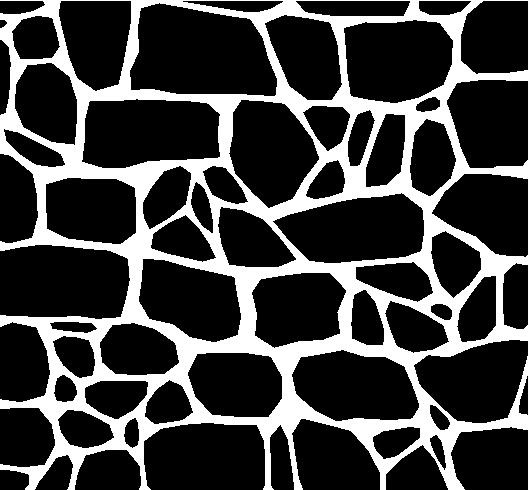
%> input picture Picture to gmsh/TypoAN1.png, 529 x 490 px; its folder holds only this picture in this run
$ octave --eval "pic_to_mesh;"   (GNU Octave 9; MATLAB toolbox functions it lacks are replaced by stand-ins)
%> lines starting %> are read from the running program, lines starting %| are printed output that depends on the picture; in (x1, y1, x2, y2) boxes, pixels count from 0 and x2, y2 are one past the last pixel; in counts of white or black regions, pixels touching at a corner belong together; the program's own positions count from 1
### Picture to gmsh/get_polygons_from_picture.m
function [ polygons_coord ] = get_polygons_from_picture( folder,file,pic_bw_wb,Lx,Ly,dl,do_crop,per_crop)
%GET_POLYGONS_FROM_PICTURE This function creates polygons out of a black and white picture.
%
% %%%%%% usage %%%%%%
%
% %% INPUTS %%%%%%%%%%%%%%%%%%%%%%%%%%%%%%%%%%%%%%%%%%%%%%%%%%%%%%%%%%%%%%%
%  - folder        : String containing the folder in which the picture is
%  - file          : String with the name of the picture, for instance
%                    'wall.png'.
%  - pic_bw_wb     : 'bw' if the stones are in black and the mortar in white,
%                    and 'wb' if the stones are white and the mortar black.
%  - Lx            : Length of the picture (in meters)
%  - Ly            : Height of the picture (in meters)
%  - dl            : Size of the frame to add (the stones can not touch the
%                    edges of the picture or they are not detected).
%
% %% OUTPUTS %%%%%%%%%%%%%%%%%%%%%%%%%%%%%%%%%%%%%%%%%%%%%%%%%%%%%%%%%%%%%%
%  - polygons_coord: Polygons coordinates in a 1xM cell array.
%
% %% AUTEUR : Martin HOFMANN
% %% DATE   : February 2016
% See also SHORTEST_PATH_FROM_PICTURE
%% %%%%%%%%%%%%%%%%%%%%%%%%%%%%%%%%%%%%%%%%%%%%%%%%%%%%%%%%%%%%%%%%%%%%%%%%
I = imread(strcat(folder,file));
I=rgb2gray(I);
disp(exist('do_crop'));
% if ()
BW = im2bw(I, graythresh(I)); % Transforms the picture into a true BW picture, with threshold determined by graythresh (Otsu's method)
if strcmp(pic_bw_wb,'wb') % If the stones are white, we reverse the picture
    BW=~BW;
end

nx=size(BW,2); % Number of pixels along x axis
ny=size(BW,1); % Number of pixels along y axis
if exist('do_crop','var')
    if do_crop
        BW = imcrop(BW, [per_crop*nx per_crop*ny (1-2*per_crop)*nx (1-2*per_crop)*ny]);
    end
else
    BW = imcrop(BW, [0.02*nx 0.02*ny 0.96*nx 0.96*ny]);
end
nx=size(BW,2); % Number of pixels along x axis
ny=size(BW,1); % Number of pixels along y axis
sx=Lx/(nx-1); % size of the pixels in x dimension
sy=Ly/(ny-1); % size of the pixels in y dimension

n_dl_x=round(dl/sx); % Number of pixels to add along x direction
n_dl_y=round(dl/sy); % Number of pixels to add along y direction
dlx_true=n_dl_x*sx; % True dl added along x axis
dly_true=n_dl_y*sy; % True dl added along y axis

% Adding of the white (mortar) frame

BW=[ones(n_dl_y,nx);BW;ones(n_dl_y,nx)];
BW=[ones(ny+2*n_dl_y,n_dl_x),BW,ones(ny+2*n_dl_y,n_dl_x)];


[B] = bwboundaries(BW); % Detection of boundaries
polygons=B;

polygons_coord=cell(1,length(polygons)-1);
for i=2:length(polygons) % The first one is the outside frame
        polygons_coord{i-1}(:,1)=(polygons{i}(:,2)-n_dl_x-1)*sx; % Computation of x coordinates
        polygons_coord{i-1}(:,2)=(ny+n_dl_y-polygons{i}(:,1))*sy;
        %polygons_coord{i-1}(:,2)=(n_dl_y+ny-polygons{i}(:,2))*sy;%Ly+2*dly_true-(polygons{i}(j,1)-0.5)*sy; % Computation of y coordinates
end
to_del=[];
for i=1:numel(polygons_coord)
    if size(unique(polygons_coord{i},'rows'),1)<=3
        to_del=[to_del,i];
    end
end
polygons_coord(to_del)=[];


end

### Picture to gmsh/create_colors.m
function [ colors ] = create_colors(n)
% CREATE_COLORS Creates an mx3 matrix of RGB colors randomly.
%
% %%%%%% usage %%%%%%
%
% %% INPUTS %%%%%%%%%%%%%%%%%%%%%%%%%%%%%%%%%%%%%%%%%%%%%%%%%%%%%%%%%%%%%%%
%  - n        : number of colors to be created
%
% %% OUTPUTS %%%%%%%%%%%%%%%%%%%%%%%%%%%%%%%%%%%%%%%%%%%%%%%%%%%%%%%%%%%%%%
%  - colors   : mx3 matrix of RGB colors
%
% %% AUTEUR : Martin HOFMANN
% %% DATE   : November 2015
%% %%%%%%%%%%%%%%%%%%%%%%%%%%%%%%%%%%%%%%%%%%%%%%%%%%%%%%%%%%%%%%%%%%%%%%%%
colors=rand(n,3)/5-0.1;
b_color=repmat(1/255.*[23,236,236],n,1);
colors=b_color+colors;

for i=1:n
    colors(i,:)=min(colors(i,:),[1,1,1]);
    colors(i,:)=max(colors(i,:),[0,0,0]);
end

### Stone Pattern Generator/Scripts/resizePolygon.m
function polygons = resizePolygon(polygons,dl,Lx,Ly)
% resizePolygon resize the polygons to the specific dimension
% polygons: input polygon
% Lx: assumed length of the wall
% Lx: assumed height of the wall
% dl: added length to the leftdown corner stone
%
% 09 Nov, 2019: modification of
% Shenghan Zhang, EESD, EPFL, <shenghan.zhang@epfl.ch>

if (nargin == 1)
    dl = 0;
    Lx = 1;
    Ly = 1;
    disp(['Supplement input parameters: Lx ',num2str(Lx), ...
                                    ',  Ly ',num2str(Ly), ...
                                    ',  dl ',num2str(dl), '.'])
elseif (nargin == 2)
    Lx = 1;
    Ly = 1;
    disp(['Supplement input parameters: dl ',num2str(dl), '.'])
elseif (nargin == 3)
    error('Input number is 3. Not defined.')
end

for i=1:length(polygons)
    coord_poly = polygons{i};
    if i == 1
        x_min = min(coord_poly(:,1));
        x_max = max(coord_poly(:,1));
        y_min = min(coord_poly(:,2));
        y_max = max(coord_poly(:,2));
    else
        x_min = min(x_min, min(coord_poly(:,1)));
        x_max = max(x_max, max(coord_poly(:,1)));
        y_min = min(y_min, min(coord_poly(:,2)));
        y_max = max(y_max, max(coord_poly(:,2)));
    end
end

for i=1:length(polygons)
    coord_poly = polygons{i};
    coord_poly(:,1) = (coord_poly(:,1)-x_min)/(x_max-x_min)*Lx + dl;
    coord_poly(:,2) = (coord_poly(:,2)-y_min)/(y_max-y_min)*Ly + dl;
    polygons{i} = coord_poly;
end

end

### Picture to gmsh/get_area_polygon.m
function [ a ] = get_area_polygon( polygon )
% GET_AREA_POLYONG function that computes the area of a polygon given its vertices
%
% %%%%%% usage %%%%%%
%
% %% INPUTS %%%%%%%%%%%%%%%%%%%%%%%%%%%%%%%%%%%%%%%%%%%%%%%%%%%%%%%%%%%%%%%
%  - polygon : an Nx2 matrix containing the x-y coordinates of the vertices
%
% %% OUTPUTS %%%%%%%%%%%%%%%%%%%%%%%%%%%%%%%%%%%%%%%%%%%%%%%%%%%%%%%%%%%%%%
%  - a   : area
%
%
% %% AUTEUR : Martin HOFMANN
% %% DATE   : November 2015
%% %%%%%%%%%%%%%%%%%%%%%%%%%%%%%%%%%%%%%%%%%%%%%%%%%%%%%%%%%%%%%%%%%%%%%%%%
a=0;
mp=mean(polygon,1);
polygon=[polygon;polygon(1,:)];

for i=1:size(polygon,1)-1

    p1=polygon(i,:);
    p2=polygon(i+1,:);
    a=a+get_aire_triangle(mp,p1,p2);

end

end

### Picture to gmsh/temp/sieving.m
function [ sieved_polygons, colors ] = sieving( initial_polygons,min_length,colors )
% SIEVING sieves the polygons, ie. removes all the smallest stones.
%
% %%%%%% usage %%%%%%
%
% %% INPUTS %%%%%%%%%%%%%%%%%%%%%%%%%%%%%%%%%%%%%%%%%%%%%%%%%%%%%%%%%%%%%%%
%  - initial_polygons : 1xM Cell containing the Nx2 matrices containing the
%                       x-y coordinates of the polygons.
%  - min_length       : The minimum dimension a polygon can have.
%  - colors           : The colors vector is passed in as deleted stones
%                       must also be deleted from the colors vectors.
%
% %% OUTPUTS %%%%%%%%%%%%%%%%%%%%%%%%%%%%%%%%%%%%%%%%%%%%%%%%%%%%%%%%%%%%%%
%  - sieved_polygons  : 1x(M-p) Cell containing the Nx2 matrices of the
%                       stones that have not been deleted.
%  - colors           : M-p x 3 matrix containing the RGB colors of the
%                       non-deleted stones.
%
% %% AUTEUR : Martin HOFMANN
% %% DATE   : January 2016
%             Shzhang
%             Efficiency improve
%             TO DO: need to add the code finding the maximum distance,
%             current modification would not work for eliminating super
%             long stones
%
%% %%%%%%%%%%%%%%%%%%%%%%%%%%%%%%%%%%%%%%%%%%%%%%%%%%%%%%%%%%%%%%%%%%%%%%%%
k=1;
max_dst = zeros(length(initial_polygons),1);
area_plg = zeros(length(initial_polygons),1);
for i=1:length(initial_polygons)
    poly=initial_polygons{1,i};
    aera=get_area_polygon(poly);
    if length(poly(:,1))>2000
        poly_reduce = poly([1:40:end-1,end],:); % reduece the examined
    elseif length(poly(:,1))>1000
        poly_reduce = poly([1:20:end-1,end],:); % reduece the examined
    else
        poly_reduce = poly;
    end
    d = zeros(round(size(poly_reduce,1)/2)*size(poly_reduce,1),1);
    kk=1;
    for j=1:round(size(poly_reduce,1)/2)
        for l=j+1:size(poly_reduce,1)
            d(kk)=norm(poly_reduce(j,:)-poly_reduce(l,:));
            kk=kk+1;
        end
    end
    min_d = aera/ max(d);
    if ((aera > min_length*min_length) && (min_d> min_length))
        sieved_polygons{1,k}=initial_polygons{1,i};
        colors(k,:)=colors(i,:);
        k=k+1;
     %   continue
    end
% [18 lines of commented-out code are left out]

end


end

### Picture to gmsh/main_pic_to_mesh.m
function pic_to_mesh
% PIC_TO_MESH. Here in this file, we transfer a segmented picutre to gmsh file
%
% Shenghan Zhang <shenghan.zhang@epfl.ch> EESD EPFL Switzerland
% Nov. 2017, created
% Nov. 2018, cleaning up the code
%%
close all
%% INPUT PARAMETERS
% name_spm = {'INT46_t00215_le1_new3','INT46_t00215_le2_new3','INT46_t00215_le3_new3', ...
%             'INT10_t00215_new3','INT20_t00215_new3','INT46_t00215_new3'};%{'INT4_eqv_t002_le1_new2','INT4_eqv_t002_le2_new2','INT4_eqv_t002_le3_new2','INT1_eqv_t002_new2'};%{'INT1','INT2','INT4'};% {'TypoAN1', 'TypoEO1'};
%             % name_spm gives the name for which we want to generate a mesh
name_spm ={'TypoAN1'};  %{'INT20_t00215_new3'};%{'TypoAN1'};
pic_type = 'png';
scale_mesh = false;
add_boundary = 0; % 0 with adding any boundary condition
                  % 1 with only one beam on top of the specimen
                  % 2 with two shortened beams for diagonal compression
                  % test

mesh_size = 0.02; % in the generated gmsh file, the approximation of the curved
    % bounary is set up to mesh_size, for anymore osilation can not be
    % represented in the mesh.
folder = '.\';


for i_glb = 1:length(name_spm)
clearvars -except i_glb name_spm scale_mesh add_boundary pic_type mesh_size folder
clc;

Polygon.setgetDiscretizLength(mesh_size); % 0.01;%0.01;%0.035;%0.053;
debug=true;
if debug
addpath(genpath('..'));
%addpath('C:\Users\shzhang\Desktop\temp\')
%folder='.\..\Italian topologies\'; % Folder in which the picture is
file = sprintf('%s.%s',name_spm{i_glb},pic_type);
filename = sprintf('%smy_mesh_from_pic_%s_2_ms%03d.geo',folder,name_spm{i_glb},mesh_size*100);

Lx=0.74; % Length of the picture
Ly=0.74; % Height of the picture
dl=0.02;% If necessary, put non-zero value to add a mortar layer

do_skip = true;
pic_type = 'bw';
[polygons]=get_polygons_from_picture(folder,file,pic_type,Lx,Ly,dl,true,0.001); % Get the polygons from BW picture
%> in get_polygons_from_picture, I is the input picture: size 490x529x3 uint8; min 0, max 255, mean 63.9
%> in get_polygons_from_picture, `BW = im2bw(I, graythresh(I)); % Transforms the picture into a true BW ..`: BW: size 490x529 logical; 25% white; 1 white region, box (x1, y1, x2, y2) and area: (0, 0, 529, 490) 64912
%> in get_polygons_from_picture, `BW = imcrop(BW, [per_crop*nx per_crop*ny (1-2*per_crop)*nx (1-2*per_cr..`:
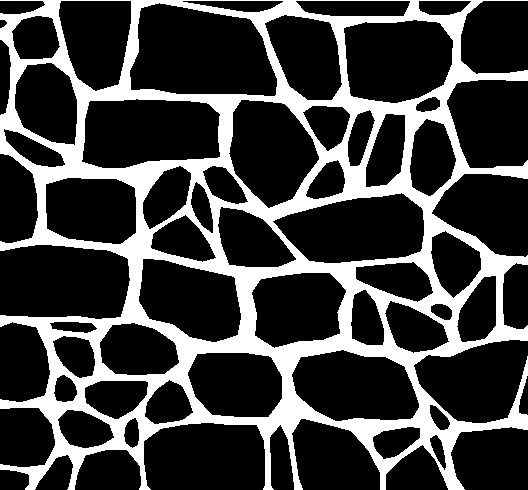
%> BW: size 490x528 logical; 24.9% white; 1 white region, box (x1, y1, x2, y2) and area: (0, 0, 528, 490) 64422
%> in get_polygons_from_picture, `BW=[ones(n_dl_y,nx);BW;ones(n_dl_y,nx)];`:
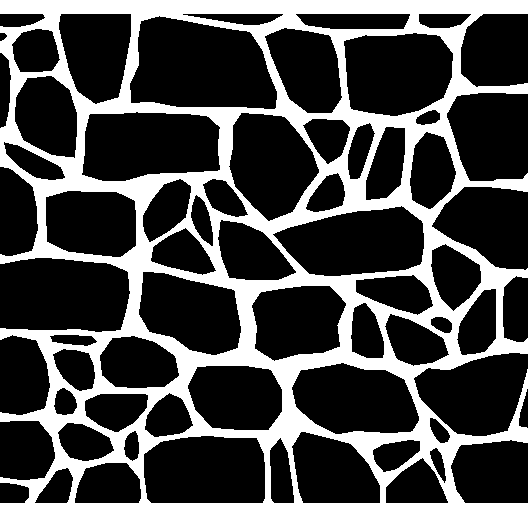
%> BW: size 516x528 double; values 0 (black) and 1 (white), 28.7% white; 1 white region, box (x1, y1, x2, y2) and area: (0, 0, 528, 516) 78150
%> in get_polygons_from_picture, `BW=[ones(ny+2*n_dl_y,n_dl_x),BW,ones(ny+2*n_dl_y,n_dl_x)];`:
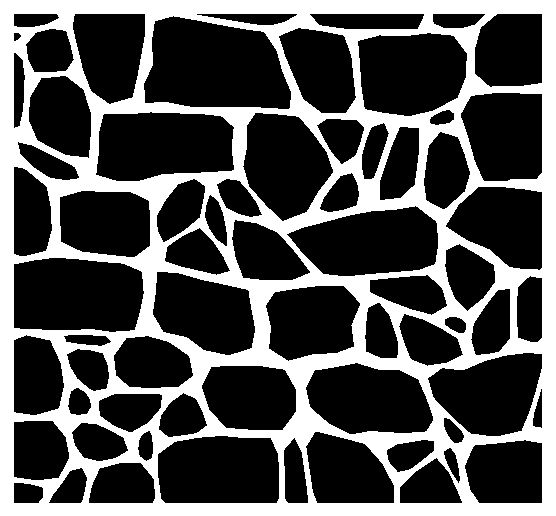
%> BW: size 516x556 double; values 0 (black) and 1 (white), 32.3% white; 1 white region, box (x1, y1, x2, y2) and area: (0, 0, 556, 516) 92598
%> in get_polygons_from_picture, `[B] = bwboundaries(BW);`: B = 68 boundaries; largest, box (x1, y1, x2, y2) and points: (0, 0, 556, 516) 2141, (144, 16, 291, 109) 409, (96, 112, 234, 181) 369, (14, 258, 144, 332) 368, (287, 206, 438, 276) 341
%> in get_polygons_from_picture, `polygons=B;`: polygons = 68 items
%> in get_polygons_from_picture, `polygons_coord=cell(1,length(polygons)-1);`: polygons_coord = 67 items
%> the loop in get_polygons_from_picture, `for i=2:length(polygons)` made 67 passes
%> the loop in get_polygons_from_picture, `for i=1:numel(polygons_coord)` made 67 passes
%> polygons = 67 items
%[polygons]=get_polygons_from_picture(folder,file,pic_type,Lx,Ly,dl); % Get the polygons from BW picture
% resampled_stones=resample_polygons(polygons,min_vertices,l_edges,span); % Resampling + Deleting redundant vertices
colors=create_colors(2000);
min_length_sieving = mesh_size/2;
% min_length_sieving = 0.007;
dl_crop = 0.0;
polygons = resizePolygon(polygons,0.,Lx+2*dl_crop,Ly+2*dl_crop);
%> the loop in resizePolygon, `for i=1:length(polygons)` made 67 passes
%> (x_max, y_min) on passes 1 to 12: (0.0618, 0.72), (0.0618, 0.699), (0.0618, 0.567), (0.0618, 0.374), (0.181, 0.259), (0.181, 0.133), (0.181, 0.0348), (0.181, 0), (0.181, 0), (0.181, 0), (0.181, 0), (0.181, 0)
%> the loop in resizePolygon, `for i=1:length(polygons)` made 67 passes
%> after the loop in resizePolygon, `for i=1:length(polygons)`: coord_poly = 83 rows, first 12: [0.729 0.127; 0.73 0.129; 0.73 0.13; 0.73 0.132; 0.73 0.133; 0.73 0.135; 0.73 0.136; 0.732 0.138; 0.732 0.14; 0.732 0.141; 0.733 0.143; 0.733 0.144]; polygons = 67 items
% [ polygons,Lx,Ly,colors ] = crop_picture( polygons,dl_crop,Lx+2*dl_crop,Ly+2*dl_crop,colors);
[resampled_stones,colors_sieved]=sieving(polygons,min_length_sieving,colors);
%> the loop in sieving, `for i=1:length(initial_polygons)` made 67 passes
%> (mp in get_area_polygon, aera, min_d) on passes 1 to 12: ([0.0275 0.732], 0.000926, 0.0147), ([0.00281 0.707], 6.6e-05, 0.0055), ([0.0053 0.624], 0.00122, 0.0109), ([0.021 0.438], 0.00571, 0.0424), ([0.0856 0.313], 0.018, 0.0916), ([0.0295 0.191], 0.00698, 0.0579), ([0.0322 0.0789], 0.0059, 0.0568), ([0.0173 0.0139], 0.00102, 0.0228), ([0.0465 0.515], 0.00219, 0.022), ([0.0499 0.684], 0.00336, 0.045), ([0.0671 0.583], 0.00823, 0.0602), ([0.0786 0.0199], 0.00166, 0.0243)
%> after the loop in sieving, `for i=1:length(initial_polygons)`: colors = 2000 rows, first 12: [0.159 0.867 0.998; 0.0743 0.865 0.869; 0.042 0.862 0.939; 0.0925 0.861 0.831; 0.0712 0.957 0.965; 0.147 0.948 0.88; 0.0509 0.927 0.9; 0.0855 0.943 0.998; 0.107 1 0.95; 0.172 0.998 1; 0.0911 1 0.871; 0.0466 0.836 0.827]; d = 3486 values, max 0.0576 at index 2010, min 0 at index 82, mean 0.0176; k = 65; poly_reduce has the same summary as coord_poly in resizePolygon; sieved_polygons = 64 items
%> resampled_stones = 64 items; colors_sieved has the same summary as colors in sieving
end

%%
% Here we loop over each stone, check violation and fix them.
for i = 1:length(resampled_stones)
    i
    new_coords = resampled_stones{i};

    % check the situation that when the points are arranged as
    % ------1j----3l----2k
    exist_violation = true;
    % loop over every 3 points
    % check if the condition is violated
    % if violated, we keep looping until all violation is solved
    while exist_violation
        exist_violation = false;
        nb_point = size(new_coords,1);
  %      to_be_delete = [];
        for j = 1:nb_point
            % find k, l as the next two indices
            k = mod(j,nb_point)+1;
            l = mod(j+1,nb_point)+1;
            is_sanp = snap_back(new_coords(j,:), new_coords(k,:), new_coords(l,:));
            if (is_sanp)
                exist_violation = true;
                new_coords(k,:) = [];
                break
            end
        end
    end


    new_coords = [new_coords
                  new_coords(1,:)];
    resampled_stones{i} = new_coords;
    if ~ispolycw(resampled_stones{i}(:,1), resampled_stones{i}(:,2))
        msg = 'point not clock wise';
        error(msg)
    end
end
%> this loop made 1 pass
%> i on pass 1: 1
%resampled_stones = polygons;

%%
% [6 lines of commented-out code are left out]
%% add one point for each resampled stones


%%

% findAndSetXYMM(resampled_stones)
findAndSetXYMM(polygons)

if (scale_mesh)
    xy_min_max = Polygon.setgetVar();
    x_min = xy_min_max(1);
    x_max = xy_min_max(2);
    y_min = xy_min_max(3);
    y_max = xy_min_max(4);
    for i = 1:length(resampled_stones)
        nb_stones = size(resampled_stones{i},1);
        for j = 1:nb_stones
            resampled_stones{i}(j,1) = (resampled_stones{i}(j,1) - x_min)/(x_max - x_min)*Lx;
            resampled_stones{i}(j,2) = (resampled_stones{i}(j,2) - y_min)/(y_max - y_min)*Ly;
        end
    end
    Polygon.setgetVar([0,Lx,0,Ly]);
    x_min = 0;
    x_max = Lx;
    y_min = 0;
    y_max = Ly;
% [6 lines of commented-out code are left out]
else
    Polygon.setgetVar([0,Lx,0,Ly]);
end


% initiallize the global node line surface number
Polygon.setNodeLineSurfaceNb(0,0,0);

if (add_boundary == 2)
    add_coords = [x_min+0.15*(x_max-x_min),y_max;
                  x_max-0.15*(x_max-x_min),y_max;
                  x_min+0.15*(x_max-x_min),y_min;
                  x_max-0.15*(x_max-x_min),y_min];
    is_on_stone = [false; false; false; false];
    Polygon.setAddCoords(add_coords,is_on_stone);
elseif (add_boundary == 1)
    add_coords = [x_min,y_max;
                  x_max,y_max];
    is_on_stone = [false; false];
    Polygon.setAddCoords(add_coords,is_on_stone);
elseif (add_boundary == 0)
    add_coords = [];
    is_on_stone = [];
    Polygon.setAddCoords(add_coords,is_on_stone);
end


objArray = cell(length(resampled_stones),1);
for i = 1:length(resampled_stones)
    coord_temp = resampled_stones{i};
    % to be modified, adjust for the situation when the starting point is
    % on the corner
    if size(coord_temp,1)>200
        start_nb = 200;
    else
        start_nb = round(size(coord_temp,1)/5);
    end
    if i==1
        coord_temp = [coord_temp(start_nb+1:end,:)
                      coord_temp(1:start_nb,:)];
    end
    objArray{i} = Polygon(coord_temp);
end

% [11 lines of commented-out code are left out]
box = [0, 0
       0, Ly
       Lx, Ly
       Lx, 0
       0, 0];
% else
% box = [x_min, y_min
%        x_min, y_max
%        x_max, y_max
%        x_max, y_min
%        x_min, y_min];
% end
xd = box(:,1);
yd = box(:,2);

% [5 lines of commented-out code are left out]

%% print all the infomation


 mesh_size_2 = Lx/10;

fileID = fopen(filename,'w');
% input mesh information
h = mesh_size;
 h2 = mesh_size_2;
structured_mesh= true;
formatSpec = 'h = %f;\n';
fprintf(fileID, formatSpec, h);

 formatSpec = 'h2 = %f;\n';
 fprintf(fileID, formatSpec, h2);

for i = 1:length(resampled_stones)
    objArray{i}.writeGmsh(fileID,'node_info')
end

for i = 1:length(resampled_stones)
    objArray{i}.writeGmsh(fileID,'line_info')
end

for i = 1:length(resampled_stones)
    objArray{i} = objArray{i}.writeGmsh(fileID,'surface_info')
end


figure
hold on
for i = 1:length(resampled_stones)
    plot(resampled_stones{i}(:,1),resampled_stones{i}(:,2))
end

for i = 1:length(resampled_stones)
    if objArray{i}.nb_on_edge

        [xd, yd] = polybool('subtraction', xd, yd, objArray{i}.coords(:,1), objArray{i}.coords(:,2));
    end
end
plot(xd,yd,'LineWidth',4)
write_the_out_line_2(xd,yd,fileID,objArray,add_boundary)
end
end

% [52 lines of commented-out code are left out]

% [44 lines left out: functions findAndSetXYMM, snap_back, not called in this run]
%> (the run ends here)
